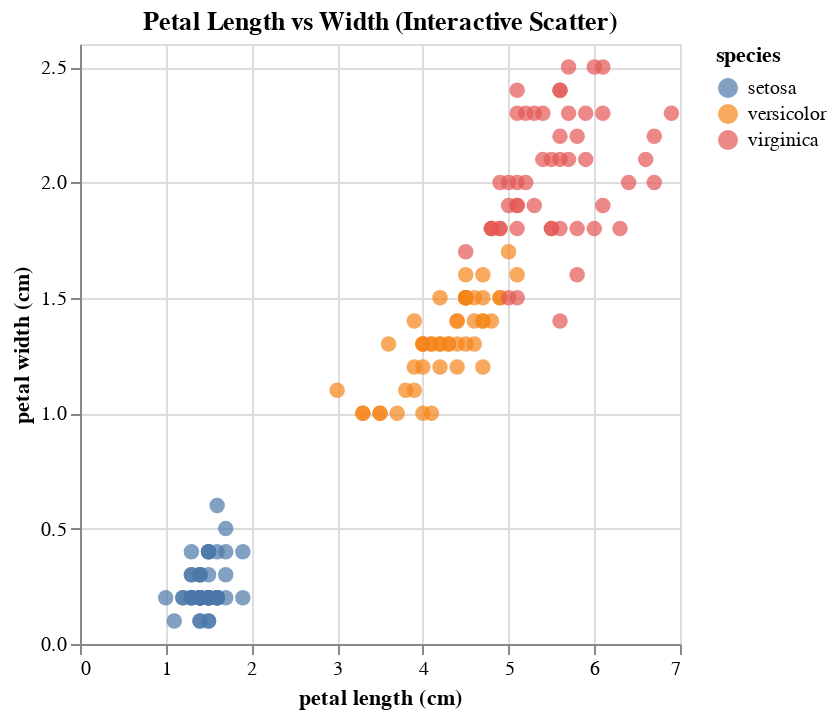

Notebook source saved alongside this figure:
### Code cell
# Interactive Scatter Plot: Petal Length vs Width
chart = alt.Chart(df).mark_circle(size=60).encode(
    x='petal length (cm)',
    y='petal width (cm)',
    color='species',
    tooltip=['species', 'petal length (cm)', 'petal width (cm)']
).interactive().properties(
    title='Petal Length vs Width (Interactive Scatter)'
)

chart

### Figure 1 — Vega-Lite specification as saved in the notebook (floating-point values rounded to 4 significant figures; data arrays with more than 128 entries replaced by an {"elided": "..."} marker saying what was removed)
{"config": {"view": {"continuousWidth": 300, "continuousHeight": 300}}, "data": {"name": "data-df7bdfa681e639c89777c1ae4b00ae8e"}, "mark": {"type": "circle", "size": 60}, "encoding": {"color": {"field": "species", "type": "nominal"}, "tooltip": [{"field": "species", "type": "nominal"}, {"field": "petal length (cm)", "type": "quantitative"}, {"field": "petal width (cm)", "type": "quantitative"}], "x": {"field": "petal length (cm)", "type": "quantitative"}, "y": {"field": "petal width (cm)", "type": "quantitative"}}, "params": [{"name": "param_1", "select": {"type": "interval", "encodings": ["x", "y"]}, "bind": "scales"}], "title": "Petal Length vs Width (Interactive Scatter)", "$schema": "https://vega.github.io/schema/vega-lite/v5.20.1.json", "datasets": {"data-df7bdfa681e639c89777c1ae4b00ae8e": {"elided": "150 records"}}}
